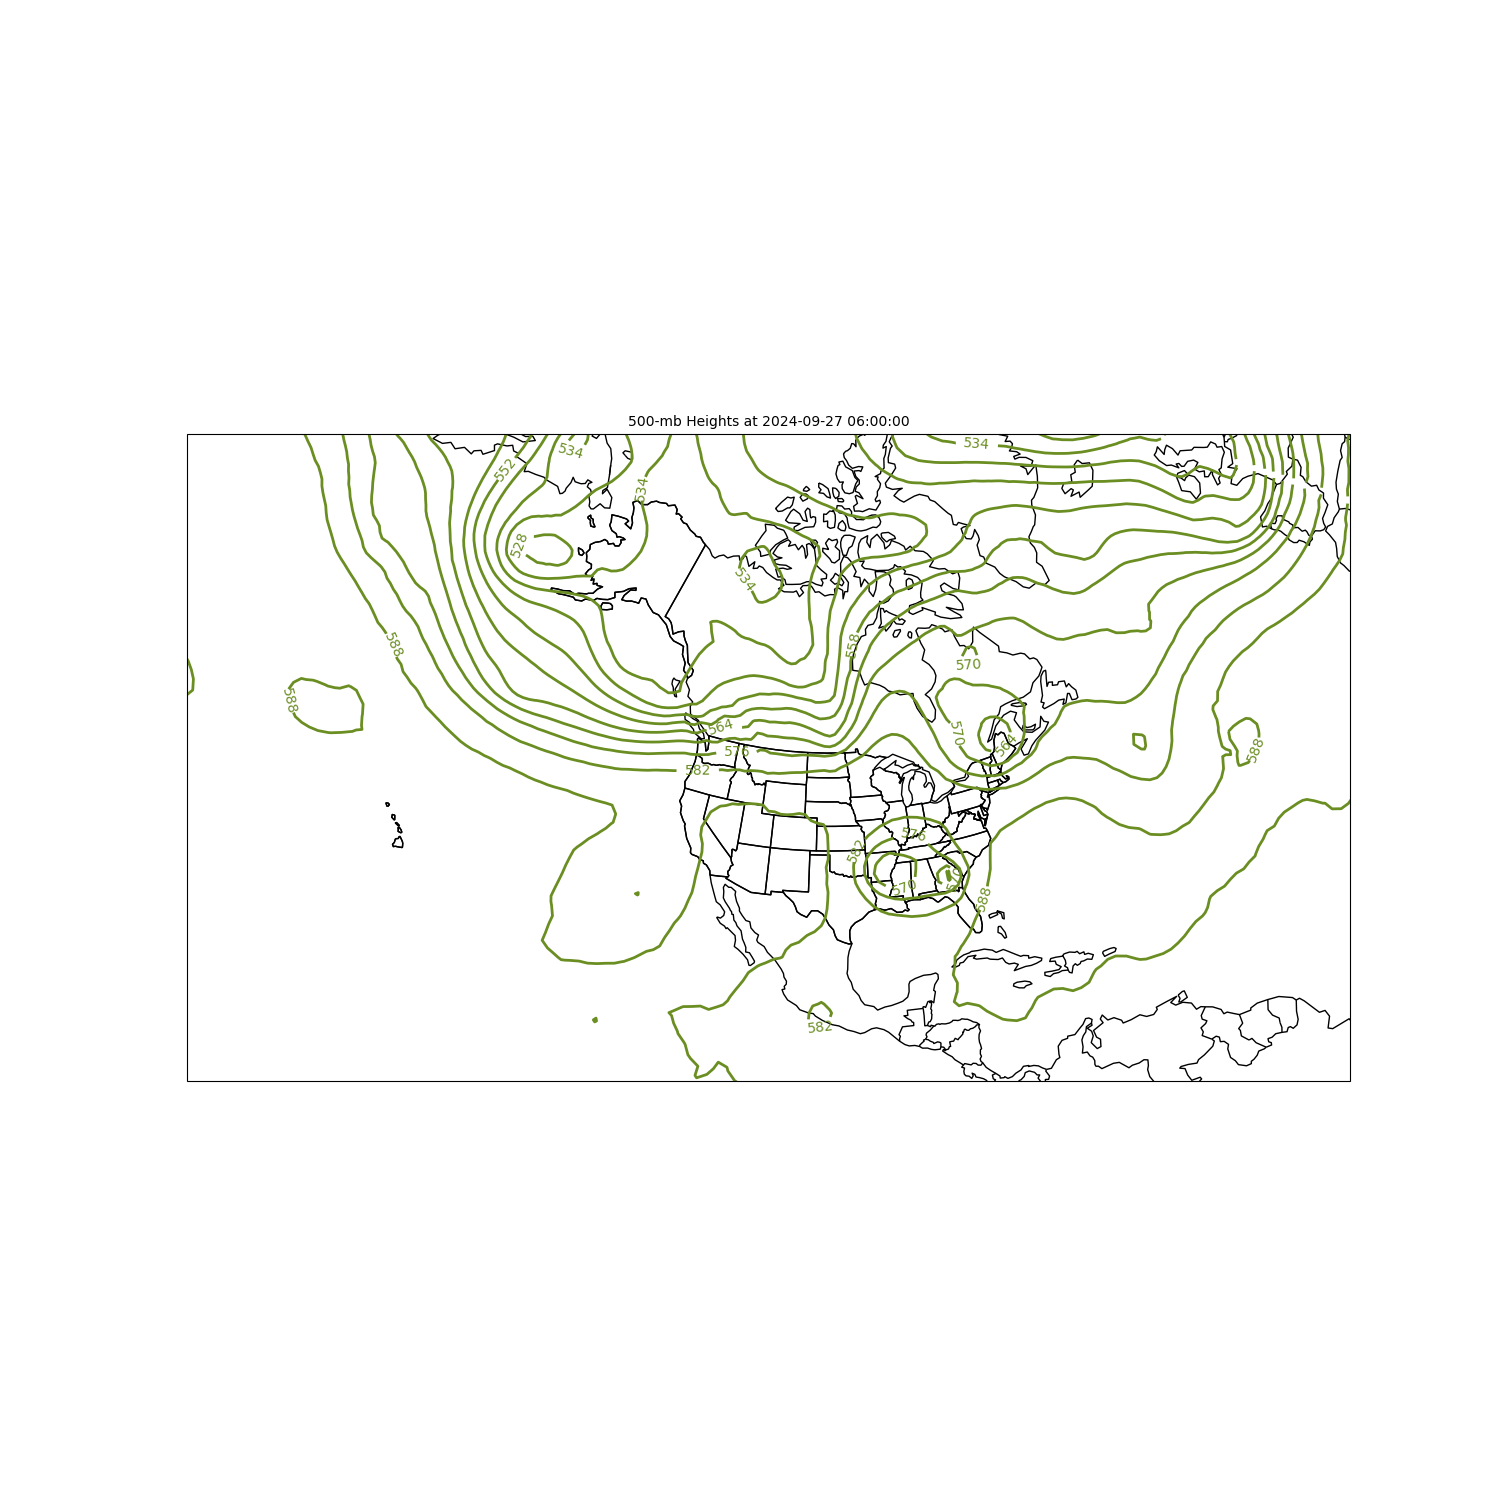

This chart was generated by the following Python code:
#!/usr/bin/env python
# coding: utf-8

# # A Different Data Source
# Due to some limitations/bugs in the current version of MetPy, the best way to deal with real-time GFS forecasts is to access data from a THREDDS server. I have provided a function in the `synoptic` module to take care of this. Let's plot 500-mb heights using a current GFS forecast on a 1 degree global lat/lon grid. (This corresponds to the gfs003 set of GEMPAK files on cat5.)
# 
# ## Imports

# In[1]:


import sys
sys.path.append('/home/decker/lab433')

from synoptic import get_gfs1deg

from datetime import datetime, timedelta

from metpy.units import units
from metpy.plots import ContourPlot, MapPanel, PanelContainer

import matplotlib.pyplot as plt


# ## Get the Data

# In[2]:


curtime = datetime.utcnow()


# In[3]:


#init_time = datetime(2024, 9, 18, 6)
init_time = curtime.replace(hour=6, minute=0, second=0, microsecond=0)
plot_time = init_time + timedelta(hours=48)
gfs = get_gfs1deg(init_time, plot_time)


# In[4]:


ht500 = gfs['Geopotential_height_isobaric'].metpy.sel(vertical=500*units('hPa'))


# ## Make the plot
# This is just a copy/paste from example 1, except the area is much larger (taking advantage of global data).  The only steps that changed were the imports and the process of getting the data we needed.

# In[5]:


cp = ContourPlot()
cp.data = ht500
cp.time = plot_time
cp.contours = list(range(0, 700, 6))
cp.linecolor = 'olivedrab'
cp.linestyle = 'solid'
cp.clabels = True
cp.plot_units = 'dam'

panel = MapPanel()
panel.area = [-180, -40, 10, 75]
panel.projection = 'lcc'
panel.layers = ['states', 'coastline', 'borders']
panel.title = f'500-mb Heights at {plot_time}'
panel.plots = [cp]

pc = PanelContainer()
pc.size = (15, 15)
pc.panels = [panel]
pc.save('lab4ex2.png')


# ## Xarray can do calculations, too!
# 
# `mpcalc` provides a number of diagnostic functions specific to meteorological analysis, but sometimes, the calculation we may want to do is less specialized. In those cases, we can call upon Xarray functionality directly. Here, we use the `mean()` method which all `DataArray`s have access to.

# In[6]:


zonal_mean = ht500.mean(dim='longitude', keep_attrs=True)


# In[7]:


# There is no MetPy interface for a line plot, so we use xarray instead for a quick plot:
zonal_mean.plot()
plt.show

